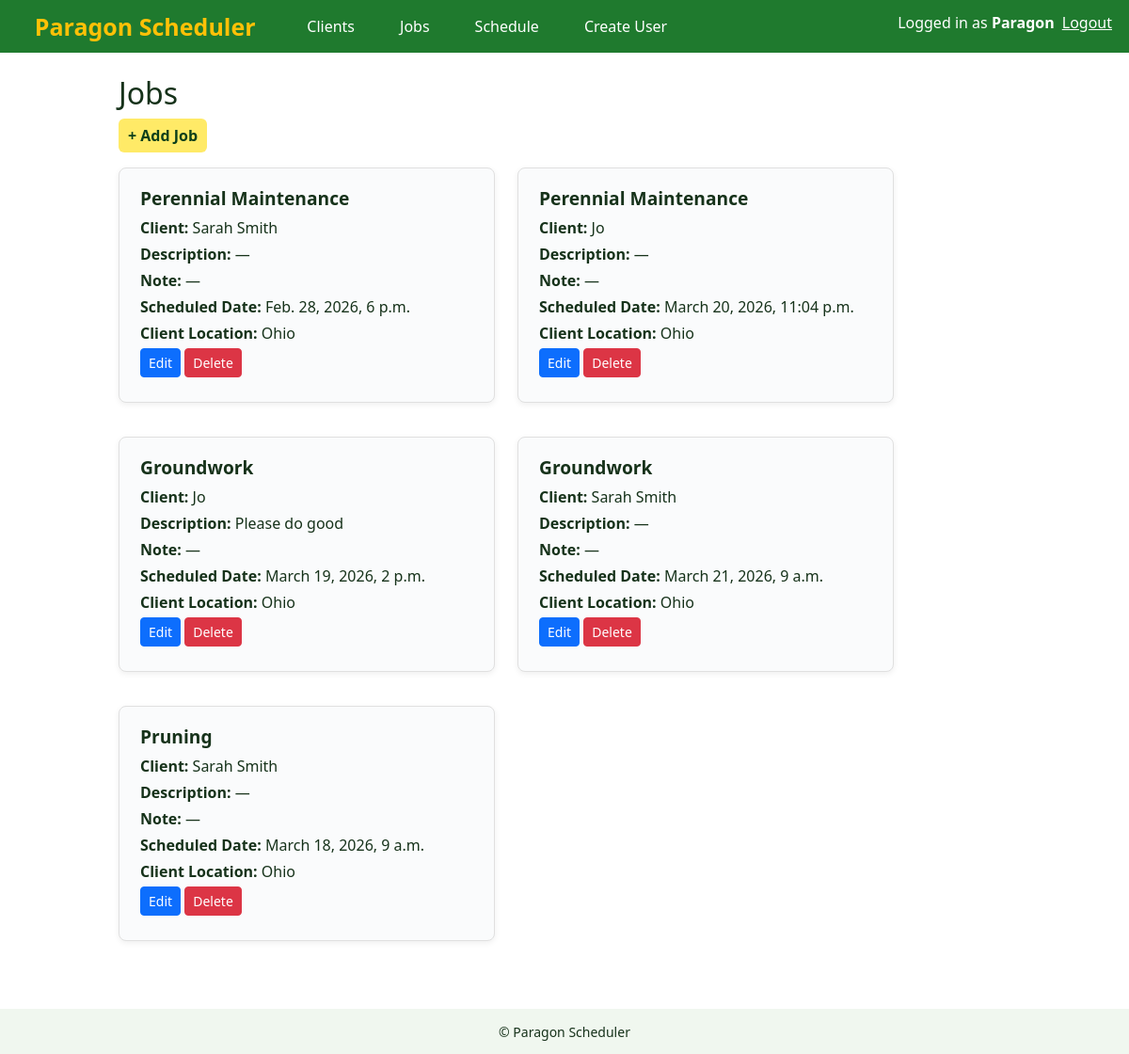
/jobs/ (signed in), run on an earlier commit of the app's database.
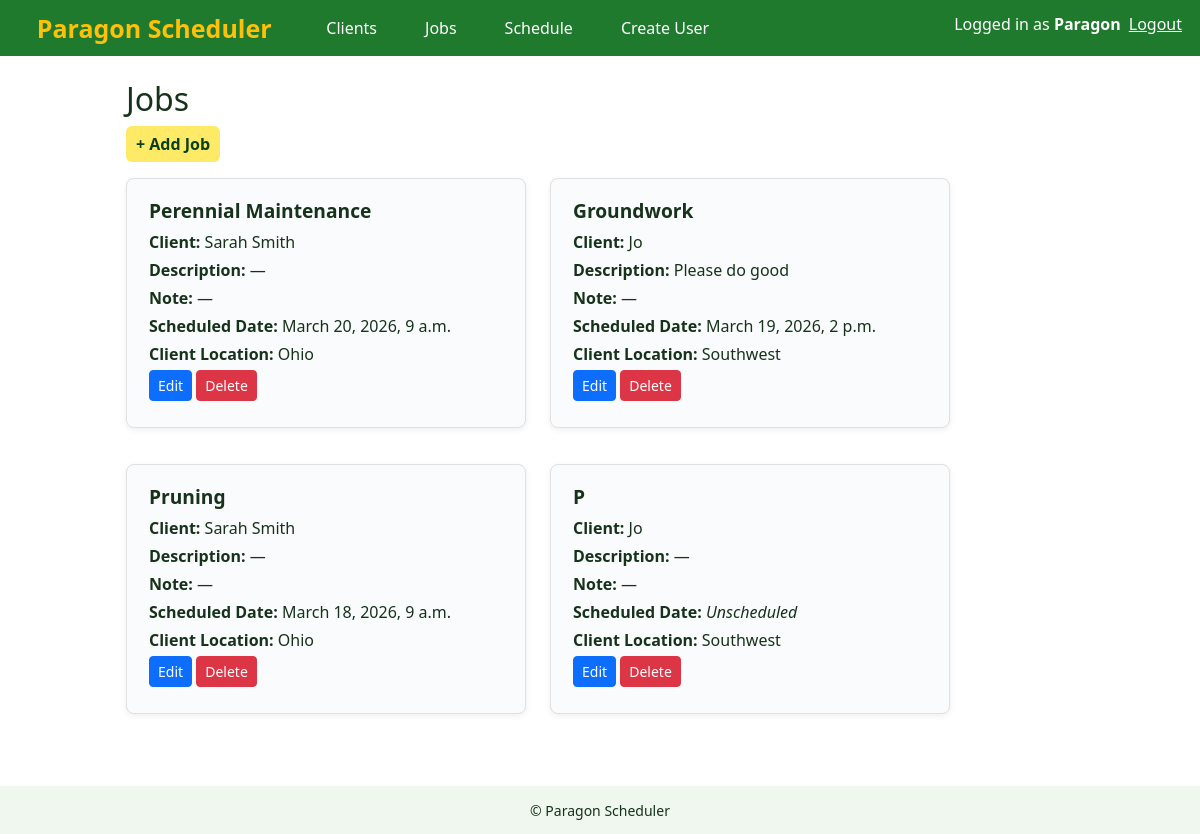
And on a later commit of the database.
### scheduler/models.py (models this page shows, shortened)
class Job(models.Model):
    client = models.ForeignKey(Client, on_delete=models.CASCADE)
    job_title = models.CharField(max_length=200)
    description = models.TextField(blank=True)
    scheduled_date = models.DateTimeField(null=True, blank=True)
    note = models.TextField(blank=True)

class Client(models.Model):
    LOCATION_CHOICES = [
        ('N', 'North'),
        ('NE', 'Northeast'),
        ('NW', 'Northwest'),
        ('S', 'South'),
        ('SW', 'Southwest'),
        ('SE', 'Southeast'),
        ('OH', 'Ohio'),
    ]
    name = models.CharField(max_length=100)
    email = models.EmailField(blank=True)
    phone_number = models.CharField(max_length=10, blank=True)
    location = models.CharField(max_length=2, choices=LOCATION_CHOICES, default='OH', blank=True)

### scheduler/views.py (the view)
# urls.py: path('jobs/', views.jobs_list, name='jobs'),
@login_required
def jobs_list(request):
    jobs = Job.objects.all()
    return render(request, 'scheduler/jobs.html', {'jobs': jobs})

### scheduler/templates/scheduler/jobs.html (shortened to what this page needs)
{% extends 'scheduler/base.html' %}
{% block content %}
  <h2>Jobs</h2>
  {% if not user.userprofile %}
    <p><a href="{% url 'add_job' %}" class="add-link">+ Add Job</a></p>
  {% elif user.userprofile.role != 'assistant_manager' and user.userprofile.role != 'manager' %}
    <p><a href="{% url 'add_job' %}" class="add-link">+ Add Job</a></p>
  {% endif %}
  <div style="display: flex; flex-wrap: wrap; gap: 24px;">
    {% for job in jobs %}
      <div style="background: #fafbfc; border: 1px solid #e0e0e0; border-radius: 8px; padding: 18px 22px; min-width: 320px; max-width: 400px; flex: 1 1 320px; box-shadow: 0 2px 6px #0001; margin-bottom: 12px;">
        <div style="font-size: 1.2em; font-weight: bold; margin-bottom: 4px;">{{ job.job_title }}</div>
        <div style="margin-bottom: 4px;"><strong>Client:</strong> {{ job.client.name }}</div>
        <div style="margin-bottom: 4px;"><strong>Description:</strong> {{ job.description|default:'—' }}</div>
        <div style="margin-bottom: 4px;"><strong>Note:</strong> {{ job.note|default:'—' }}</div>
        <div style="margin-bottom: 4px;"><strong>Scheduled Date:</strong> {% if job.scheduled_date %}{{ job.scheduled_date }}{% else %}<em>Unscheduled</em>{% endif %}</div>
        <div style="margin-bottom: 4px;"><strong>Client Location:</strong> {{ job.client.get_location_display }}</div>
        {% if not user.userprofile %}
        <div style="margin-bottom: 8px;">
          <a href="{% url 'edit_job' job.id %}" class="btn btn-sm btn-primary">Edit</a>
          <a href="{% url 'delete_job' job.id %}" class="btn btn-sm btn-danger">Delete</a>
        </div>
        {% elif user.userprofile.role != 'assistant_manager' and user.userprofile.role != 'manager' %}
        <div style="margin-bottom: 8px;">
          <a href="{% url 'edit_job' job.id %}" class="btn btn-sm btn-primary">Edit</a>
          <a href="{% url 'delete_job' job.id %}" class="btn btn-sm btn-danger">Delete</a>
        </div>
        {% endif %}
      </div>
    {% empty %}
      <div>No jobs yet.</div>
    {% endfor %}
  </div>
{% endblock %}

### scheduler/templates/scheduler/base.html (shortened to what this page needs)
{% load static %}
<!DOCTYPE html>
<html lang="en">
<head>
    <link href="https://cdn.jsdelivr.net/npm/bootstrap@5.3.2/dist/css/bootstrap.min.css" rel="stylesheet">
    <link rel="stylesheet" href="{% static 'css/style.css' %}">
</head>
<body>
    <header class="site-header">
        <div style="display: flex; align-items: flex-start; justify-content: space-between; width: 100%;">
            <div style="display: flex; align-items: center;">
                <h1 class="site-title" style="margin: 0;"><a href="{% url 'home' %}">Paragon Scheduler</a></h1>
                <nav class="site-nav" style="display: flex; align-items: center; gap: 1.5em; margin-left: 1.5em;">
                    <a href="{% url 'clients' %}" style="margin-left: 0;">Clients</a>
                    <a href="{% url 'jobs' %}">Jobs</a>
                    <a href="{% url 'schedule' %}">Schedule</a>
                    {% if user.is_authenticated and user.is_superuser %}
                        <a href="{% url 'create_user_account' %}">Create User</a>
                    {% elif user.is_authenticated and user.userprofile and user.userprofile.role == 'division_manager' %}
                        <a href="{% url 'create_user_account' %}">Create User</a>
                    {% endif %}
                </nav>
            </div>
            <div style="display: flex; align-items: center;">
                {% if user.is_authenticated %}
                    <span>Logged in as <strong>{{ user.username }}</strong>{% if user.userprofile %} ({{ user.userprofile.get_role_display }}){% endif %}</span>
                    <form action="{% url 'logout' %}" method="post" style="display:inline; margin-left:0.5em;">
                        <button type="submit" style="background:none; border:none; color:inherit; text-decoration:underline; cursor:pointer; padding:0; outline:none;">Logout</button>
                    </form>
                {% else %}
                    <a href="{% url 'login' %}" class="login-link" style="margin-left: 1em;">Login</a>
                {% endif %}
            </div>
        </div>
    </header>
    <main class="container">
        {% block content %}{% endblock %}
    </main>
    <footer class="site-footer">
        <small>© Paragon Scheduler</small>
    </footer>
</body>
</html>

### scheduler/static/css/style.css (style rules this page uses)
.site-header { background:#1f7a2e;color:#fff;padding:12px 18px;display:flex;align-items:center;justify-content:flex-start;gap:18px }
.site-title { margin:0;font-size:1.25rem }
.site-title a { color:#fff;background:transparent;padding:0;text-decoration:none }
.site-nav { display:flex;gap:12px }
.site-nav a { color:#ffffff;text-decoration:none;padding:6px 8px;border-radius:6px }
.add-link { display:inline-block;background:#ffea67;color:#0b3f1a;padding:6px 10px;border-radius:6px;text-decoration:none;font-weight:600 }
.container { max-width:980px;margin:24px auto;padding:0 16px }
h1,h2 { color:#16321a }
.site-footer { padding:12px 18px;text-align:center;background:#f0f7ef;color:#16321a;margin-top:36px }
html, body { height:100%; }
body { display:flex;flex-direction:column;min-height:100vh;margin:0;padding:0;font-family:Segoe UI, Roboto, Arial, sans-serif;background:#ffffff;color:#16321a }
.container { flex:1 }

### scheduler/templates/scheduler/base.html (style rules this page uses)
.site-header a, .site-header a:visited { color: inherit; text-decoration: none; border-radius: 0.25em; padding: 0.25em 0.75em; transition: box-shadow 0.2s, background 0.2s; }
.site-title a { color: #ffc107 !important; font-weight: bold; font-size: 1.25em; border-radius: 0.25em; padding: 0.25em 0.75em; transition: box-shadow 0.2s, background 0.2s; }

What changed in the data, as far as the page shows it:
removed Job: job_title "Perennial Maintenance", client.name "Jo", description "—", note "—", scheduled_date "March 20, 2026, 11:04 p.m.", client.location "Ohio"
removed Job: job_title "Groundwork", client.name "Sarah Smith", description "—", note "—", scheduled_date "March 21, 2026, 9 a.m.", client.location "Ohio"
changed Job "Perennial Maintenance": scheduled_date "Feb. 28, 2026, 6 p.m." → "March 20, 2026, 9 a.m."
changed through a linked row, Job "Groundwork": client.location "Ohio" → "Southwest"
added Job: job_title "P", client.name "Jo", description "—", note "—", shows "Unscheduled", client.location "Southwest"
